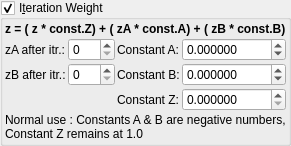
    <widget class="MyGroupBox" name="groupCheck_transf_function_enabled_false">
     <property name="title">
      <string>I&amp;teration Weight</string>
     </property>
     <property name="checkable">
      <bool>true</bool>
     </property>
     <layout class="QVBoxLayout" name="verticalLayout_20" stretch="0,0,0">
      <property name="spacing">
       <number>2</number>
      </property>
      <property name="leftMargin">
       <number>2</number>
      </property>
      <property name="topMargin">
       <number>2</number>
      </property>
      <property name="rightMargin">
       <number>2</number>
      </property>
      <property name="bottomMargin">
       <number>2</number>
      </property>
      <item>
       <widget class="QLabel" name="label_3">
        <property name="font">
         <font>
          <weight>75</weight>
          <bold>true</bold>
         </font>
        </property>
        <property name="text">
         <string>z = ( z * const.Z) + ( zA * const.A) + ( zB * const.B)</string>
        </property>
       </widget>
      </item>
      <item>
       <layout class="QGridLayout" name="gridLayout_31" columnstretch="0,0,0,1">
        <property name="spacing">
         <number>2</number>
        </property>
        <item row="0" column="1">
         <widget class="MySpinBox" name="spinboxInt_transf_int_A">
          <property name="sizePolicy">
           <sizepolicy hsizetype="Minimum" vsizetype="Maximum">
            <horstretch>0</horstretch>
            <verstretch>0</verstretch>
           </sizepolicy>
          </property>
          <property name="minimum">
           <number>0</number>
          </property>
          <property name="maximum">
           <number>250</number>
          </property>
          <property name="value">
           <number>0</number>
          </property>
         </widget>
        </item>
        <item row="2" column="2">
         <widget class="QLabel" name="label_63">
          <property name="text">
           <string>Constant Z:</string>
          </property>
         </widget>
        </item>
        <item row="1" column="3">
         <widget class="MyDoubleSpinBox" name="spinbox_transf_offsetB_0">
          <property name="sizePolicy">
           <sizepolicy hsizetype="Minimum" vsizetype="Maximum">
            <horstretch>0</horstretch>
            <verstretch>0</verstretch>
           </sizepolicy>
          </property>
          <property name="prefix">
           <string/>
          </property>
          <property name="suffix">
           <string/>
          </property>
          <property name="decimals">
           <number>6</number>
          </property>
          <property name="minimum">
           <double>-99.989999999999995</double>
          </property>
          <property name="maximum">
           <double>99.989999999999995</double>
          </property>
          <property name="singleStep">
           <double>0.100000000000000</double>
          </property>
         </widget>
        </item>
        <item row="1" column="2">
         <widget class="QLabel" name="label_43">
          <property name="text">
           <string>Constant B:</string>
          </property>
         </widget>
        </item>
        <item row="1" column="0">
         <widget class="QLabel" name="label_77">
          <property name="text">
           <string>zB after itr.:</string>
          </property>
         </widget>
        </item>
        <item row="2" column="3">
         <widget class="MyDoubleSpinBox" name="spinbox_transf_scale_1">
          <property name="sizePolicy">
           <sizepolicy hsizetype="Minimum" vsizetype="Maximum">
            <horstretch>0</horstretch>
            <verstretch>0</verstretch>
           </sizepolicy>
          </property>
          <property name="prefix">
           <string/>
          </property>
          <property name="suffix">
           <string/>
          </property>
          <property name="decimals">
           <number>6</number>
          </property>
          <property name="minimum">
           <double>0.000000000000000</double>
          </property>
          <property name="maximum">
           <double>99.989999999999995</double>
          </property>
          <property name="singleStep">
           <double>0.100000000000000</double>
          </property>
         </widget>
        </item>
        <item row="0" column="0">
         <widget class="QLabel" name="label_76">
          <property name="text">
           <string>zA after itr.:</string>
          </property>
         </widget>
        </item>
        <item row="0" column="2">
         <widget class="QLabel" name="label_39">
          <property name="text">
           <string>Constant A:</string>
          </property>
         </widget>
        </item>
        <item row="1" column="1">
         <widget class="MySpinBox" name="spinboxInt_transf_int_B">
          <property name="sizePolicy">
           <sizepolicy hsizetype="Minimum" vsizetype="Maximum">
            <horstretch>0</horstretch>
            <verstretch>0</verstretch>
           </sizepolicy>
          </property>
          <property name="maximum">
           <number>250</number>
          </property>
         </widget>
        </item>
        <item row="0" column="3">
         <widget class="MyDoubleSpinBox" name="spinbox_transf_offsetA_0">
          <property name="sizePolicy">
           <sizepolicy hsizetype="Minimum" vsizetype="Maximum">
            <horstretch>0</horstretch>
            <verstretch>0</verstretch>
           </sizepolicy>
          </property>
          <property name="prefix">
           <string/>
          </property>
          <property name="suffix">
           <string/>
          </property>
          <property name="decimals">
           <number>6</number>
          </property>
          <property name="minimum">
           <double>-99.989999999999995</double>
          </property>
          <property name="maximum">
           <double>99.989999999999995</double>
          </property>
          <property name="singleStep">
           <double>0.100000000000000</double>
          </property>
         </widget>
        </item>
       </layout>
      </item>
      <item>
       <widget class="QLabel" name="label">
        <property name="text">
         <string>Normal use : Constants A &amp; B are negative numbers, Constant Z remains at 1.0</string>
        </property>
        <property name="wordWrap">
         <bool>true</bool>
        </property>
       </widget>
      </item>
     </layout>
    </widget>
